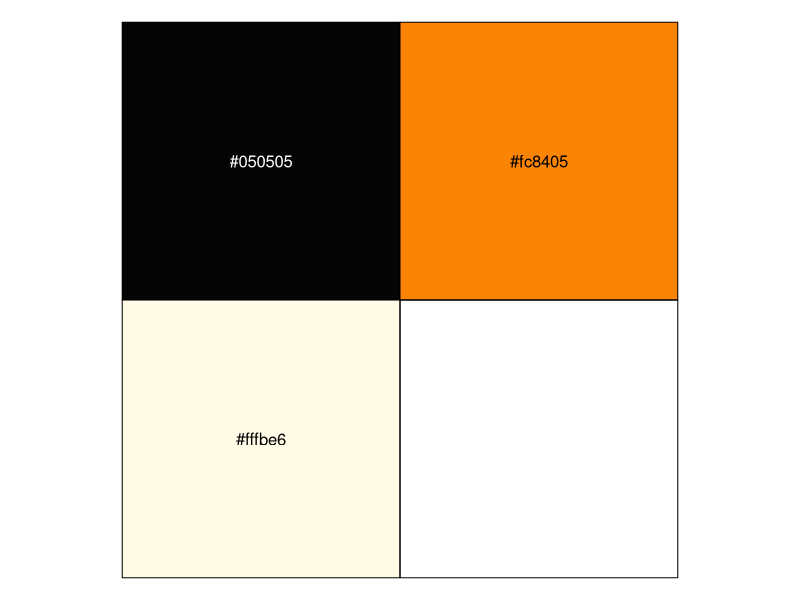
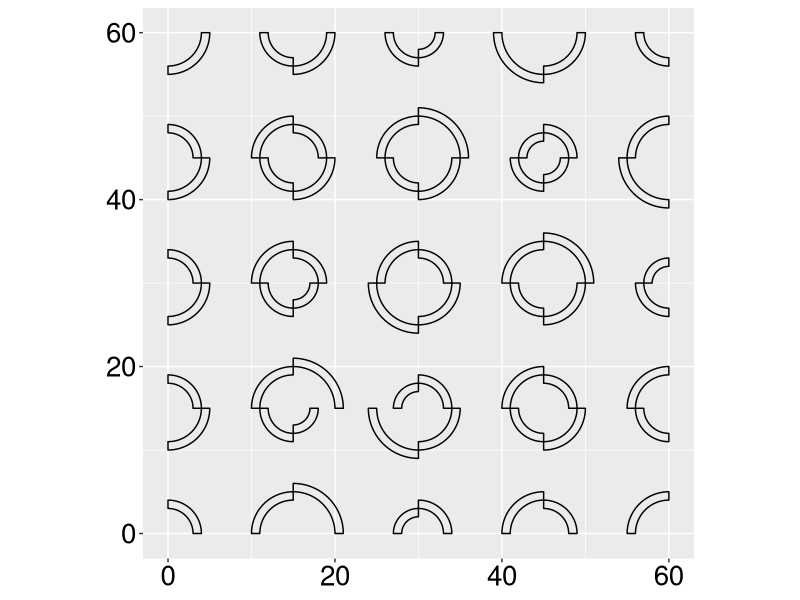
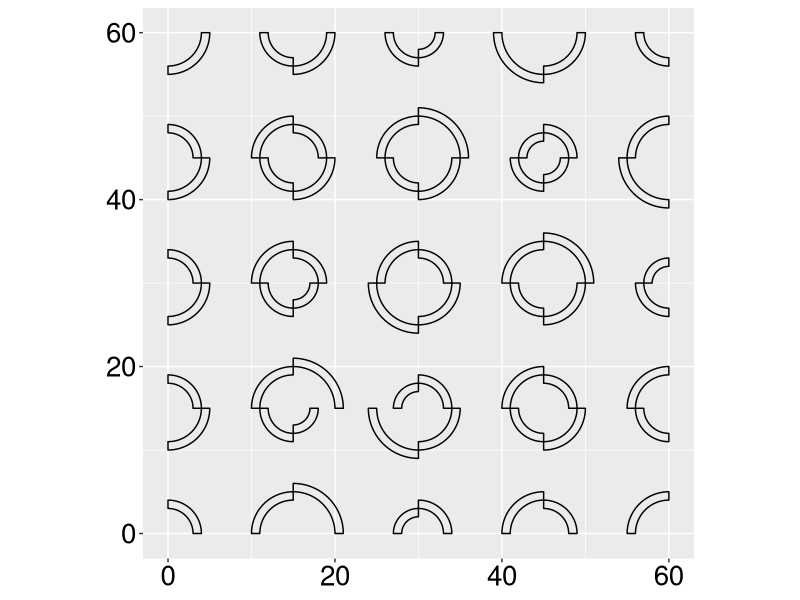
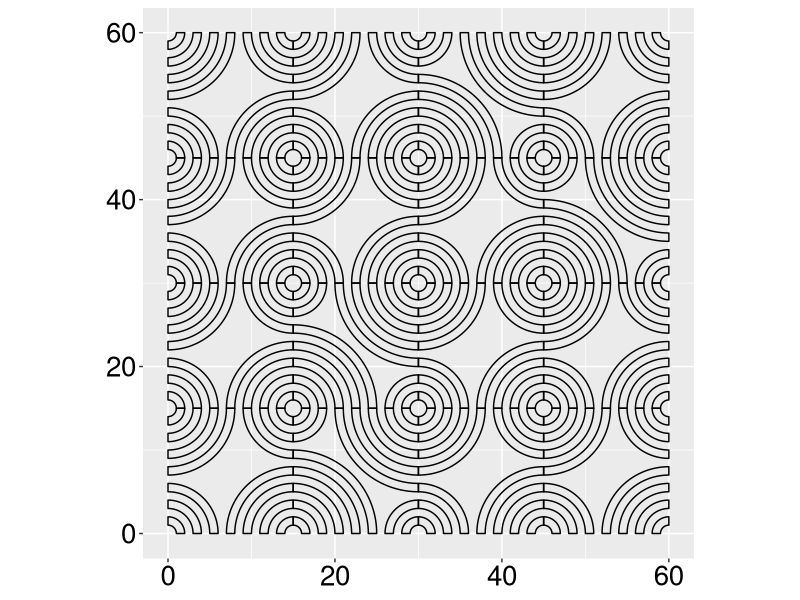
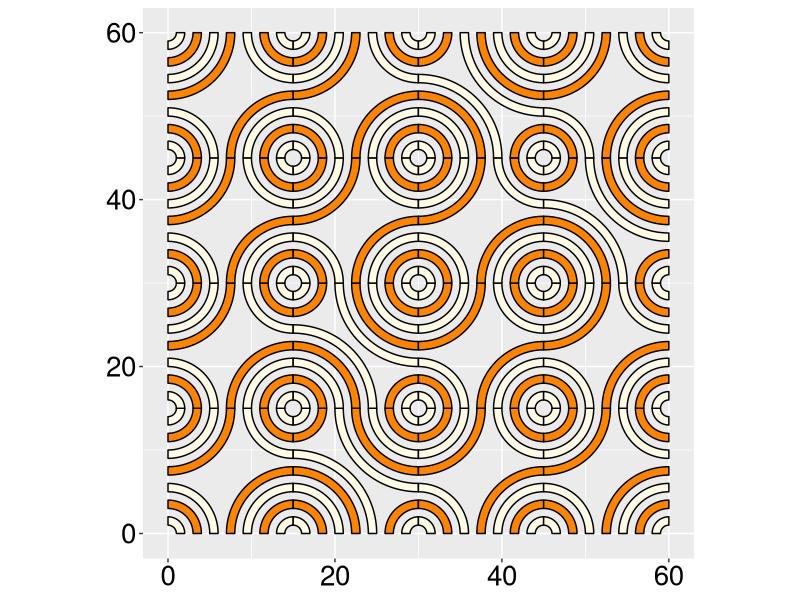
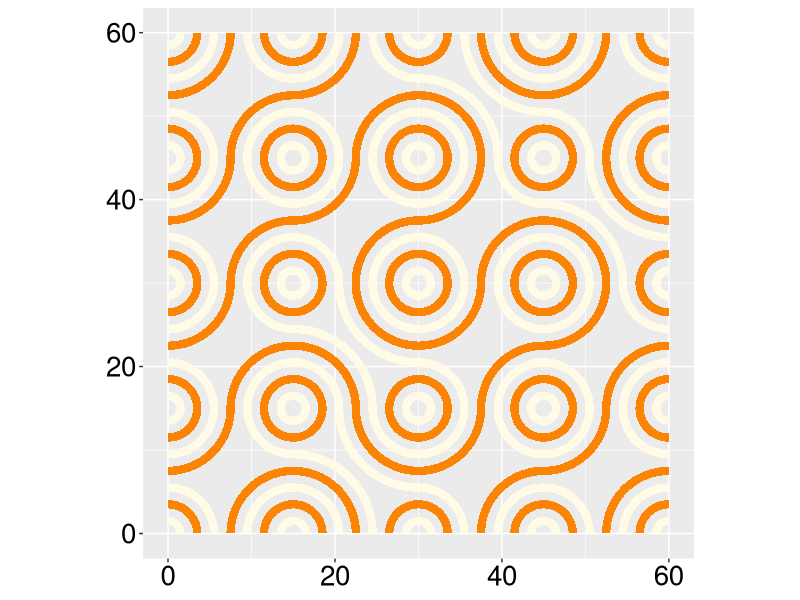
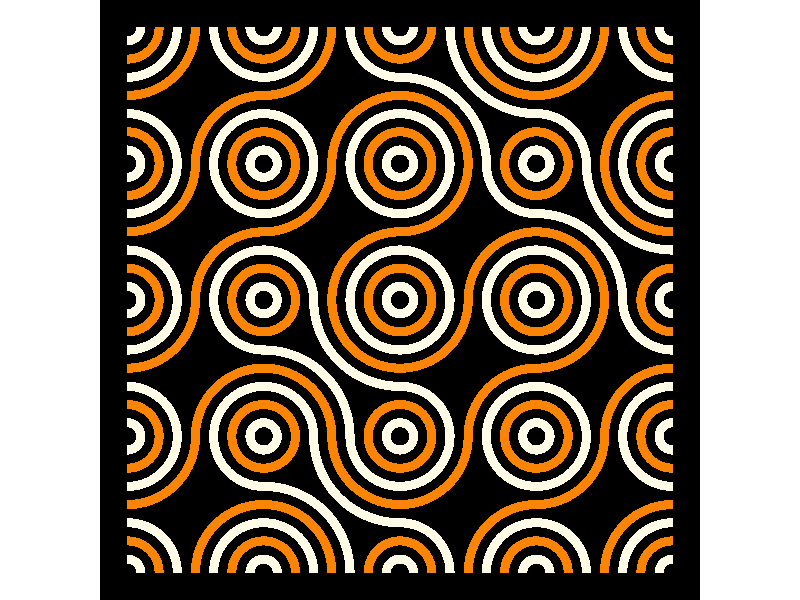
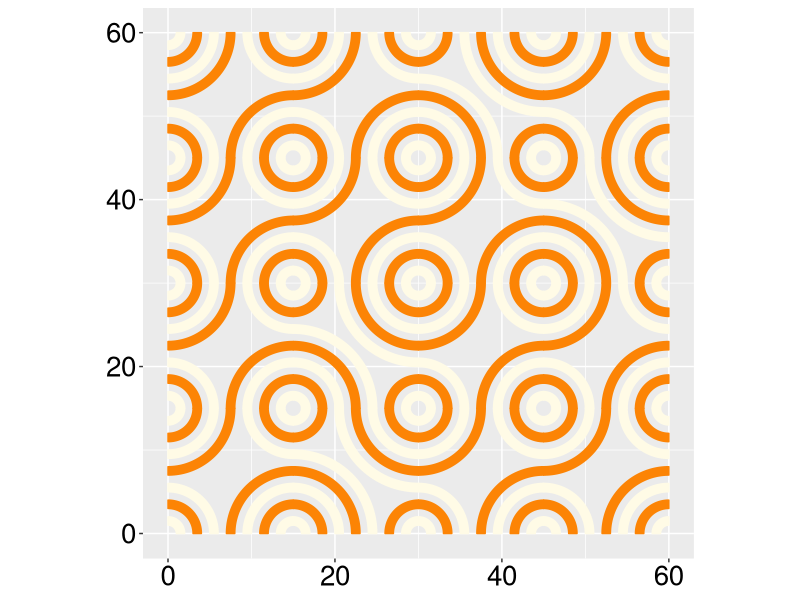

Reproduce these figures in R, in order.
## ---- chunk 1
knitr::opts_chunk$set(cache = TRUE, dev = "png", dev.args = list(bg = "transparent"))
## ---- chunk 2
library(scales)
roni_colors <- c(
  "#050505", "#fc8405", "#fffbe6"
)
show_col(roni_colors)
## ---- chunk 3
library(ggplot2)

theme_set(theme_grey())
theme_replace(axis.text = ggplot2::element_text(color = "black", size = 20))
## ---- chunk 4
library(dplyr)
library(tidyr)
## ---- chunk 5
library(dplyr)
library(tidyr)
## ---- chunk 6
set_params <- function(x, y, sq_width) {
  tribble(
            ~x0,          ~y0,  ~start,    ~end,
              x,            y,       0,    pi/2,
   x + sq_width,            y,  3*pi/2,    2*pi,
   x + sq_width, y + sq_width,      pi,  3*pi/2,
              x, y + sq_width,    pi/2,      pi
  )
  }
## ---- chunk 7
#| code-line-numbers: "2,3,11"
set_params <-
  function(x, y, sq_width, tile_type) {
    if (tile_type == 1) {
      tribble(
           ~x0,          ~y0,  ~start,    ~end,
             x,            y,       0,    pi/2,
  x + sq_width,            y,  3*pi/2,    2*pi,
  x + sq_width, y + sq_width,      pi,  3*pi/2,
             x, y + sq_width,    pi/2,      pi
  ) %>%
        mutate(num_arcs = c(3, 4, 3, 4))
    }
  }
## ---- chunk 8
#| code-line-numbers: "2,12,20"
set_params <-
  function(x, y, sq_width, tile_type) {
    if (tile_type == 1) {
      tribble(
           ~x0,          ~y0,  ~start,    ~end,
             x,            y,       0,    pi/2,
  x + sq_width,            y,  3*pi/2,    2*pi,
  x + sq_width, y + sq_width,      pi,  3*pi/2,
             x, y + sq_width,    pi/2,      pi
  ) %>%
        mutate(num_arcs = c(3, 4, 3, 4))
    } else if (tile_type == 2) {
      tribble(
           ~x0,          ~y0,  ~start,    ~end,
             x,            y,       0,    pi/2,
  x + sq_width,            y,  3*pi/2,    2*pi,
  x + sq_width, y + sq_width,      pi,  3*pi/2,
             x, y + sq_width,    pi/2,      pi
  ) %>%
        mutate(num_arcs = c(5, 2, 5, 2))
    }
  }
## ---- chunk 9
#| output-location: column
set_params(
  x = 0,
  y = 0,
  sq_width = 15,
  tile_type = 1
)
## ---- chunk 10
sq_width <- 15
ncol <- 4
nrow <- 4

grid <-
  expand_grid(
    y = seq(
      from = 0,
      by = sq_width,
      length.out = nrow
    ),
    x = seq(
      from = 0,
      by = sq_width,
      length.out = ncol
    )
  )
## ---- chunk 11
#| output-location: column
sq_width <- 15
ncol <- 4
nrow <- 4

grid <-
  expand_grid(
    y = seq(
      from = 0,
      by = sq_width,
      length.out = nrow
    ),
    x = seq(
      from = 0,
      by = sq_width,
      length.out = ncol
    )
  )

grid
## ---- chunk 12
#| output-location: column
#| code-line-numbers: "19,20,21,22,23,24"
sq_width <- 15
ncol <- 4
nrow <- 4

grid <-
  expand_grid(
    y = seq(
      from = 0,
      by = sq_width,
      length.out = nrow
    ),
    x = seq(
      from = 0,
      by = sq_width,
      length.out = ncol
    )
  ) %>%
  mutate(
    tile_type =
      c(
        1, 1, 2, 2,
        1, 1, 1, 1,
        1, 2, 1, 1,
        1, 1, 1, 1
      )
  )

grid
## ---- chunk 13
#| output-location: column
#| code-line-numbers: "19,20,21,22"
sq_width <- 15
ncol <- 4
nrow <- 4

grid <-
  expand_grid(
    y = seq(
      from = 0,
      by = sq_width,
      length.out = nrow
    ),
    x = seq(
      from = 0,
      by = sq_width,
      length.out = ncol
    )
  ) %>%
  mutate(
    tile_type =
      sample(c(1, 2),
        size = n(),
        replace = TRUE
      )
  )

grid
## ---- chunk 14
library(purrr)

truchet_tiles <-
  function(seed) {
    ncol <- 4
    nrow <- 4
    sq_width <- 15

    set.seed(seed)

    grid <-
      expand_grid(
        y = seq(from = 0, by = sq_width, length.out = ncol),
        x = seq(from = 0, by = sq_width, length.out = nrow)
      ) %>%
      mutate(tile_type = sample(c(1, 2), size = n(), replace = TRUE))

    params_grid <-
      map_dfr(
        1:nrow(grid),
        function(i) {
          set_params(
            x = grid$x[i],
            y = grid$y[i],
            sq_width = sq_width,
            tile_type = grid$tile_type[i]
          )
        }
      )

    return(params_grid)
  }
## ---- chunk 15
#| output-location: column
output_grid <-
  truchet_tiles(seed = 150)

output_grid
## ---- chunk 16
#| output-location: column
#| fig-asp: 1
library(ggforce)

output_grid %>%
  ggplot() +
  geom_arc_bar(aes(
    x0 = x0,
    y0 = y0,
    start = start,
    end = end,
    r0 = num_arcs,
    r = num_arcs + 1
  )) +
  coord_fixed()
## ---- chunk 17
#| output-location: column
#| fig-asp: 1
#| code-line-numbers: "8,9"
output_grid %>%
  ggplot() +
  geom_arc_bar(aes(
    x0 = x0,
    y0 = y0,
    start = start,
    end = end,
    r0 = num_arcs,
    r = num_arcs + 1
  )) +
  coord_fixed()
## ---- chunk 18
r0 <- seq(from = 1, to = 7, by = 2)
r0
## ---- chunk 19
r0 <- seq(from = 1, to = 7, by = 2)
r <- seq(from = 2, to = 8, by = 2)
r
## ---- chunk 20
num_arcs <- 4

r0 <- seq(
  from = 1, by = 2,
  length.out = num_arcs
)

r0

r <- seq(
  from = 2, by = 2,
  length.out = num_arcs
)

r
## ---- chunk 21
#| code-line-numbers: "33,34,35,36"
truchet_tiles <-
  function(seed) {
    ncol <- 4
    nrow <- 4
    sq_width <- 15

    set.seed(seed)

    grid <-
      expand_grid(
        y = seq(from = 0, by = sq_width, length.out = ncol),
        x = seq(from = 0, by = sq_width, length.out = nrow)
      ) %>%
      mutate(tile_type = sample(c(1, 2), size = n(), replace = TRUE))

    params_grid <-
      map_dfr(
        1:nrow(grid),
        function(i) {
          set_params(
            x = grid$x[i],
            y = grid$y[i],
            sq_width = sq_width,
            tile_type = grid$tile_type[i]
          )
        }
      )

    output <-
      map_dfr(
        1:nrow(params_grid),
        function(i) {
          bind_cols(
            slice(params_grid, i),
            r0 = seq(from = 1, by = 2, length.out = params_grid$num_arcs[i]),
            r = seq(from = 2, by = 2, length.out = params_grid$num_arcs[i])
          )
        }
      )


    return(output)
  }
## ---- chunk 22
#| output-location: column
#| fig-asp: 1
output_grid <-
  truchet_tiles(seed = 150)

output_grid %>%
  ggplot() +
  geom_arc_bar(aes(
    x0 = x0,
    y0 = y0,
    start = start,
    end = end,
    r0 = r0,
    r = r
  )) +
  coord_fixed()
## ---- chunk 23
color <- c("#fffbe6", "#fc8405")
## ---- chunk 24
max_num_arcs <- 5
color <- c("#fffbe6", "#fc8405")
color_seq <- rep(color, 
                 length.out = max_num_arcs)
color_seq
## ---- chunk 25
#| code-line-numbers: "2,3,8,32,33,43"
truchet_tiles <-
  function(color1,
           color2,
           seed) {
    ncol <- 4
    nrow <- 4
    sq_width <- 15
    max_num_arcs <- 5

    set.seed(seed)

    grid <-
      expand_grid(
        y = seq(from = 0, by = sq_width, length.out = ncol),
        x = seq(from = 0, by = sq_width, length.out = nrow)
      ) %>%
      mutate(tile_type = sample(c(1, 2), size = n(), replace = TRUE))

    params_grid <-
      map_dfr(
        1:nrow(grid),
        function(i) {
          set_params(
            x = grid$x[i],
            y = grid$y[i],
            sq_width = sq_width,
            tile_type = grid$tile_type[i]
          )
        }
      )

    color <- c(color1, color2)
    color_seq <- rep(color, length.out = max_num_arcs)

    output <-
      map_dfr(
        1:nrow(params_grid),
        function(i) {
          bind_cols(
            slice(params_grid, i),
            r0 = seq(from = 1, by = 2, length.out = params_grid$num_arcs[i]),
            r = seq(from = 2, by = 2, length.out = params_grid$num_arcs[i]),
            color = color_seq[1:params_grid$num_arcs[i]]
          )
        }
      )


    return(output)
  }
## ---- chunk 26
output_grid <-
  truchet_tiles(
    seed = 150,
    color1 = "#fffbe6",
    color2 = "#fc8405"
  )

output_grid
## ---- chunk 27
#| output-location: column
#| fig-asp: 1
output_grid %>%
  ggplot() +
  geom_arc_bar(aes(
    x0 = x0,
    y0 = y0,
    start = start,
    end = end,
    r0 = r0,
    r = r,
    fill = color
  )) +
  coord_fixed() +
  scale_fill_identity()
## ---- chunk 28
#| output-location: column
#| fig-asp: 1
#| code-line-numbers: "13"
output_grid %>%
  ggplot() +
  geom_arc_bar(
    aes(
      x0 = x0,
      y0 = y0,
      start = start,
      end = end,
      r0 = r0,
      r = r,
      fill = color
    ),
    color = NA
  ) +
  coord_fixed() +
  scale_fill_identity()
## ---- chunk 29
#| output-location: column
#| fig-asp: 1
#| code-line-numbers: "13"
output_grid %>%
  ggplot() +
  geom_arc_bar(
    aes(
      x0 = x0,
      y0 = y0,
      start = start,
      end = end,
      r0 = r0,
      r = r,
      fill = color
    ),
    color = NA
  ) +
  coord_fixed() +
  scale_fill_identity() +
  theme_void() +
  theme(panel.background = element_rect(
    fill = "black",
    color = "black"
  ))
## ---- chunk 30
#| output-location: column
#| fig-asp: 1
#| code-line-numbers: "11,15"
output_grid %>%
  ggplot() +
  geom_arc_bar(aes(
    x0 = x0,
    y0 = y0,
    start = start,
    end = end,
    r0 = r0,
    r = r,
    fill = color,
    color = color
  )) +
  coord_fixed() +
  scale_fill_identity() +
  scale_color_identity()
## ---- chunk 31
#| output-location: column
#| fig-asp: 1
#| code-line-numbers: "13"

output_grid %>%
  ggplot() +
  geom_arc_bar(aes(
    x0 = x0,
    y0 = y0,
    start = start,
    end = end,
    r0 = r0,
    r = r,
    fill = color,
    color = color
  )) +
  coord_fixed(expand = FALSE) +
  scale_fill_identity() +
  scale_color_identity()
## ---- chunk 32
#| output-location: column
#| fig-asp: 1
#| code-line-numbers: "16,17,18,19,20,21"
output_grid %>%
  ggplot() +
  geom_arc_bar(aes(
    x0 = x0,
    y0 = y0,
    start = start,
    end = end,
    r0 = r0,
    r = r,
    fill = color,
    color = color
  )) +
  coord_fixed() +
  scale_fill_identity() +
  scale_color_identity() +
  theme_void() +
  theme(
    panel.background =
      element_rect(
        fill = "#050505",
        color = "#050505"
      )
  )
## ---- chunk 33
#| fig-asp: 1
output_grid %>%
  ggplot() +
  geom_arc_bar(aes(
    x0 = x0,
    y0 = y0,
    start = start,
    end = end,
    r0 = r0,
    r = r,
    fill = color,
    color = color
  )) +
  coord_fixed() +
  scale_fill_identity() +
  scale_color_identity() +
  theme_void() +
  theme(
    panel.background =
      element_rect(
        fill = "#050505",
        color = "#050505"
      )
  )
## ---- chunk 34
#| fig-asp: 1
output_grid %>%
  ggplot() +
  geom_arc_bar(aes(
    x0 = x0,
    y0 = y0,
    start = start,
    end = end,
    r0 = r0,
    r = r,
    fill = color
  )) +
  coord_fixed() +
  scale_fill_identity()
## ---- chunk 35
#| fig-asp: 1
#| fig-cap: "*Infinite Truchet*, recreation"
output_grid %>%
  ggplot() +
  geom_arc_bar(aes(
    x0 = x0,
    y0 = y0,
    start = start,
    end = end,
    r0 = r0,
    r = r,
    fill = color,
    color = color
  )) +
  coord_fixed() +
  scale_fill_identity() +
  scale_color_identity() +
  theme_void() +
  theme(
    panel.background =
      element_rect(
        fill = "#050505",
        color = "#050505"
      )
  )
